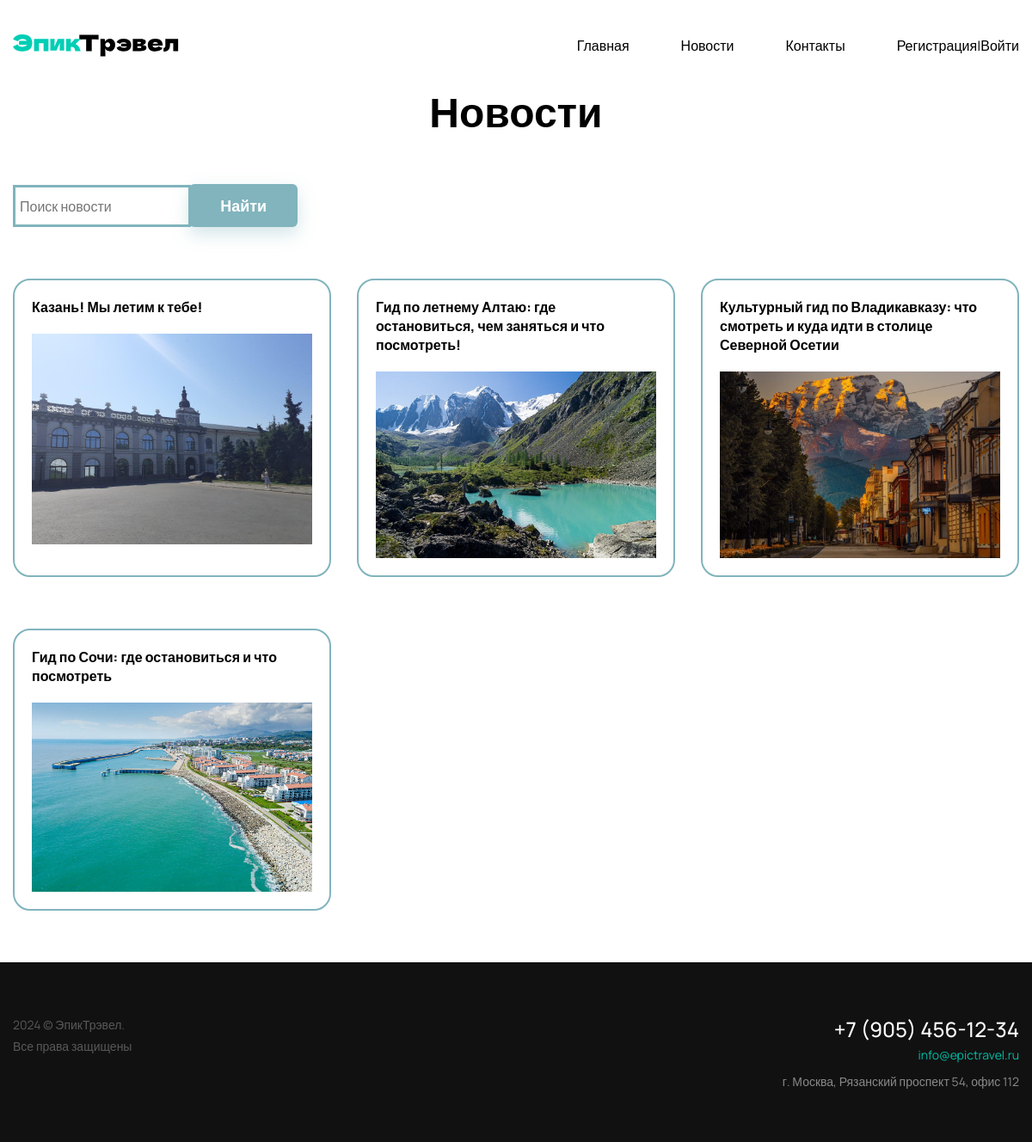
Page /news/ on the committed database.
### blog/models.py (models this page shows, shortened)
class New(models.Model):
    id = models.AutoField(primary_key=True)
    title = models.CharField(max_length=100)
    text = models.TextField()
    deck = models.TextField()
    data = models.DateTimeField(default=timezone.now)
    author = models.ForeignKey(User, on_delete=models.CASCADE)
    image = models.ImageField(upload_to='img/', blank=True, null=True)

### blog/views.py (the view)
# urls.py: path('news/', views.news, name='blog-news'),
def news(request):
    data = {
        'news': New.objects.order_by('-data'),
        'title': 'Новости'
    }
    return render(request, 'blog/blog.html', data)

### blog/templates/blog/blog.html
{% extends 'blog/main.html' %}
{% load static %}
{% block main_section %}
<div class="inner-page-title-wrapper">
    <h1 class="title-1 text-center">Новости</h1>
</div>
<form method="GET" action="{% url 'search_news' %}">
    <input type="text" name="search_text" placeholder="Поиск новости">
    <button type="submit">Найти</button>
</form>
<div class="news-post">
    {% for post in news %}
    <div class="news">
        <a style="color: black; text-align:center;text-decoration: none; font-weight: 800; padding-bottom: 20px;" href="{% url 'blog-novosti' post.pk %}">{{ post.title }}</a>
        {% if post.image %}
        <img class="img-new" src="{{ post.image.url }}" alt="{{ post.title }}">
        {% endif %}
    </div>
    {% empty %}
    <p>Новости не найдены.</p>
    {% endfor %}
</div>
{% endblock main_section %}

### blog/templates/blog/main.html (shortened to what this page needs)
{% load static %}
<!doctype html>
<html lang="en">
<head>
    <link rel="stylesheet" href="{% static 'blog/reset.css' %}">
    <link rel="stylesheet" href="{% static 'blog/main.css' %}">
</head>
<header class="header" id="header">
        <div class="container">
            <nav class="nav">
                <a href="/">
                <img src="{% static 'img/logo.svg' %}" alt="ЭпикТрэвел">
                </a>
                <ul class="nav-list">
                    <li><a href="/" >Главная</a></li>
				<li><a href="/news">Новости</a></li>
				<li><a href="/contacts" >Контакты</a></li>
                    {% if request.user.is_authenticated %}
                    <li><a href="/create" >Добавить новость</a></li>
                    <li><a {{user.username}} href="/profile">Профиль</a>|<a {{user.username}} href="/logout">Выйти</a></li>
                    {% else %}
                    <li><a href="/register">Регистрация</a>|<a href="/login">Войти</a></li>
                    {% endif %}
                </ul>
            </nav>
        </div>
    </header>
<body>
<main class="container">
    <div class="row">
        <div class="col-md-8">
            {% block main_section %}
            {% endblock %}
        </div>
    </div>
</main>
</body>
<footer class="footer">
        <div class="container">
            <div class="footer-row">
                <div class="footer-copyright">
                    <p>2024 © ЭпикТрэвел. <br class="desktop-only">Все права защищены</p>
                </div>
                <address class="footer-contacts">
                    <a href="tel:+79054561234" class="footer-phone">+7 (905) 456-12-34</a><br>
                    <a href="mailto:info@epictravel.ru" class="footer-email">info@epictravel.ru</a><br>
                    <p class="footer-address">г. Москва, Рязанский проспект 54, офис 112</p>
                </address>
            </div>
        </div>
    </footer>
</html>

### blog/static/blog/main.css (style rules this page uses)
body > main > div > div > form > input[type=text] { height: 49.6px; border: 3px solid #81b4bd; margin-right: -5px; padding: 5px; }
body > main > div > div > form > button { border-radius: 0px 6px 6px 0px!important; }
body > main > div > div > form { margin-bottom: 60px; }
.img-new { margin-top: 20px; }
.news-post { display: flex; flex-wrap: wrap; gap: 60px 30px; margin-bottom: 60px; }
.news { padding: 20px; border-radius: 20px; border: 2px solid #81B4BD; width: 370px; }
body { font-family: "Manrope", sans-serif; }
a { color: #81B4BD; text-decoration: underline; }
.container { width: 1200px; margin: 0 auto; padding: 0 15px; }
.title-1 { font-size: 48px; font-weight: 800; line-height: 1; }
.text-center { text-align: center; }
.header { padding: 40px 0; position: relative; z-index: 19; }
.nav { display: flex; justify-content: space-between; align-items: center; gap: 30px; }
.nav-list { display: flex; align-items: center; gap: 60px; }
.nav-list a { color: #000000; transition: color 0.2s ease-in; font-size: 16px; }
.inner-page-title-wrapper { margin-bottom: 60px; }
body > main > div > div > form > button { align-self: flex-start; padding: 12px 36px 13px; height: 50px; border-radius: 6px !important; background: #81b4bd; box-shadow: 0px 8px 20px 0px rgba(129, 180, 189, 0.35); color: #fff; text-align: center; font-size: 18px; font-weight: 800; transition: all 0.2s ease-in; }
.footer { margin-top: auto; padding: 60px 0; background-color: #111111; color: #fff; }
.footer-row { display: flex; justify-content: space-between; align-items: flex-start; gap: 30px; }
.footer-copyright { font-size: 14px; line-height: 1.8; color: rgba(255, 255, 255, 0.3); }
.footer-contacts { text-align: right; }
.footer-phone { font-size: 24px; font-weight: 500; line-height: 1.5; color: #fff; }
.footer-email { display: inline-block; margin-bottom: 10px; font-size: 14px; line-height: 1.5; color: #00BDA6; }
.footer-address { font-size: 14px; line-height: 1.5; color: rgba(255, 255, 255, 0.5); }

### rows in the picture
New: title "Казань! Мы летим к тебе!", image (picture)
New: title "Гид по летнему Алтаю: где остановиться, чем заняться и что посмотреть!", image (picture)
New: title "Культурный гид по Владикавказу: что смотреть и куда идти в столице Северной Осетии", image (picture)
New: title "Гид по Сочи: где остановиться и что посмотреть", image (picture)
